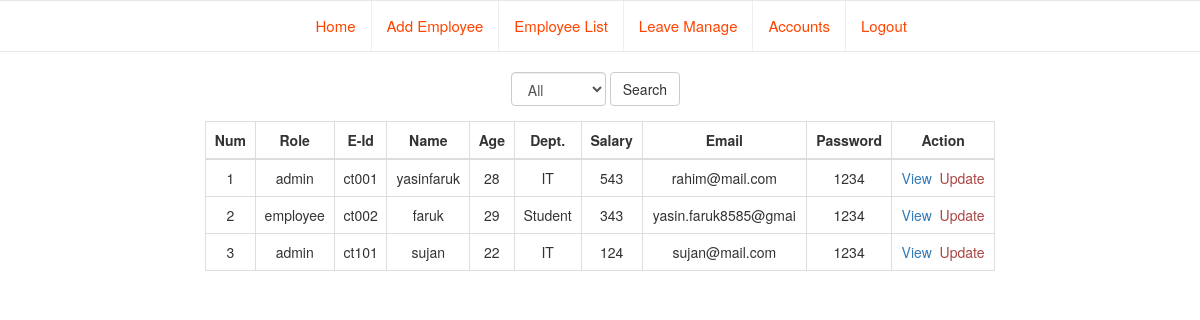
Page /employee_list.php on the earlier database version.
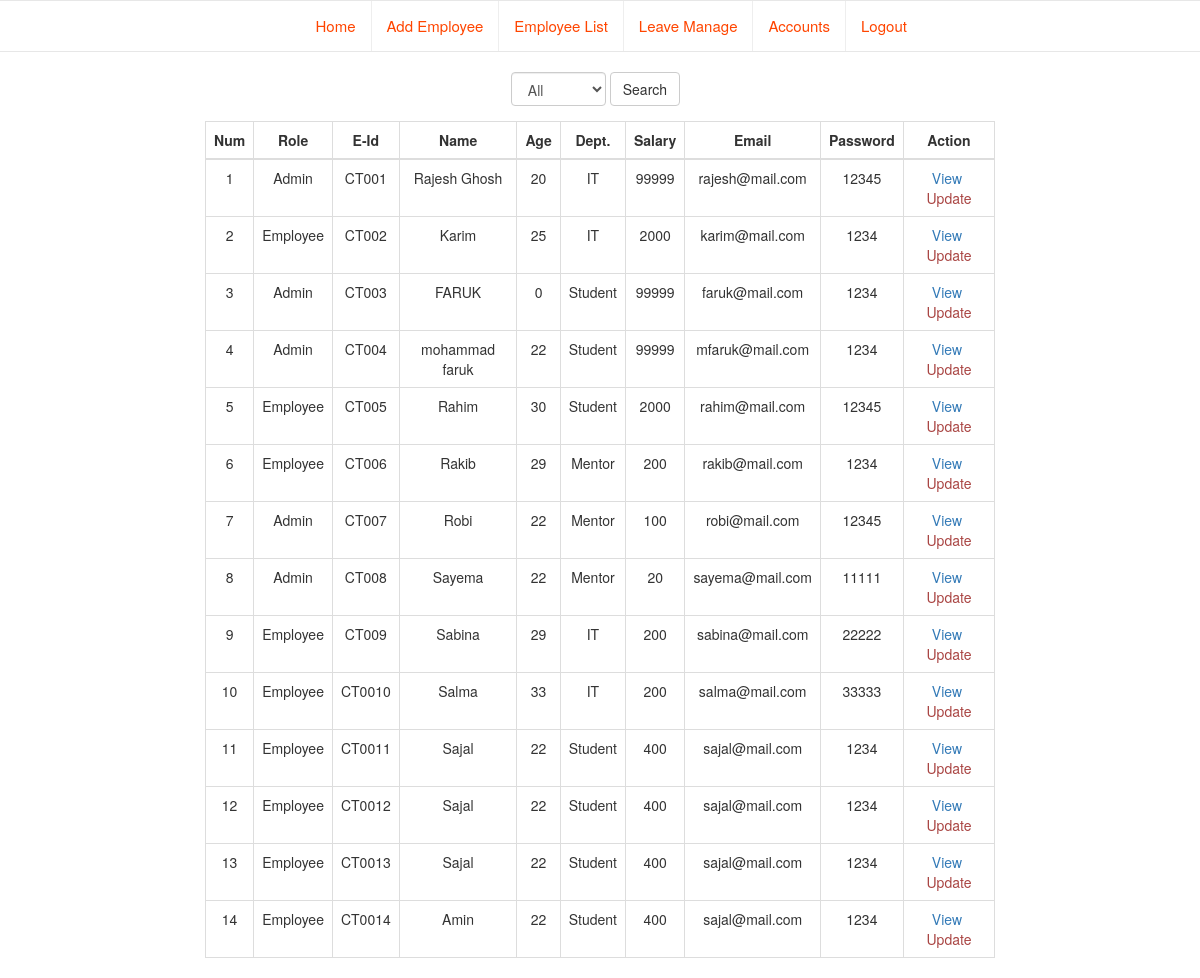
Same page on the later database version.
### tables this page shows
CREATE TABLE IF NOT EXISTS `add_employee` (
`id` int(11) NOT NULL,
  `role_employee` varchar(20) NOT NULL,
  `e_id` varchar(10) NOT NULL,
  `name` varchar(20) NOT NULL,
  `age` varchar(3) NOT NULL,
  `department` varchar(10) NOT NULL,
  `salary` varchar(5) NOT NULL,
  `image` varchar(20) NOT NULL,
  `total_leave` int(3) NOT NULL,
  `email` varchar(20) NOT NULL,
  `password` varchar(20) NOT NULL
);

### employee_list.php (the view, shortened to what this page needs)
<?php
include('navbar.php');
include('pdo.php');
include('database.php');
$dbconnection = $connection_object->connection('localhost', $dbusername, $dbpassword, $dbname);
if (isset($_POST['search']) && ($_POST['department'] == 'IT')) {
    $view = "SELECT * FROM `add_employee` WHERE department='IT' ";
    $data = $dbconnection->query($view);
} elseif (isset($_POST['search']) && ($_POST['department'] == 'student')) {
    $view = "SELECT * FROM `add_employee` WHERE department='Student' ";
    $data = $dbconnection->query($view);
} elseif (isset($_POST['search']) && ($_POST['department'] == 'mentor')) {
    $view = "SELECT * FROM `add_employee` WHERE department='Mentor' ";
    $data = $dbconnection->query($view);
} elseif (isset($_POST['search']) && ($_POST['department'] == 'all')) {
    $view = "SELECT * FROM `add_employee` ";
    $data = $dbconnection->query($view);
} else {
    $view = "SELECT * FROM add_employee ";
    $data = $dbconnection->query($view);
}
?>
<!doctype html>
<html lang="en">
    <head>
        <link rel="stylesheet" href="css/bootstrap.min.css">
    </head>
    <body>
        <div class="row">
            <div class="col-md-7 col-md-offset-2">
                <form action="#" method="POST" role="form" class="form-inline select-form">
                    <div class="row">
                        <div class="col-md-4"></div>
                        <div class="col-md-6">
                            <div class="form-group">
                                <select name="department" class="form-control" id="select">
                                    <option value="all">All</option>
                                </select>
                                <button type="submit" name="search" class="btn btn-default">Search</button>
                            </div>
                        </div>
                    </div>
                </form>
            </div>
            <div class="col-md-8 col-md-offset-2">
                <table class="table table-bordered table-hover">
                    <thead class="text-center">
                        <tr>
                            <th class="text-center">Num</th>
                            <th class="text-center">Role</th>
                            <th class="text-center">E-Id</th>
                            <th class="text-center">Name</th>
                            <th class="text-center">Age</th>
                            <th class="text-center">Dept.</th>
                            <th class="text-center">Salary</th>
                            <th class="text-center">Email</th>
                            <th class="text-center">Password</th>
                            <th class="text-center">Action</th>
                        </tr>
                    </thead>
                    <tbody>
<?php
$x = 0;
while ($row = $data->fetch(PDO::FETCH_ASSOC)) {
    $x++;
    ?>
                            <tr class="text-center">
                                <td><?php echo $x; ?></td>
                                <td><?php echo $row['role_employee'] ?></td>
                                <td><?php echo $row['e_id'] ?></td>
                                <td><?php echo $row['name'] ?></td>
                                <td><?php echo $row['age'] ?></td>
                                <td><?php echo $row['department'] ?></td>
                                <td><?php echo $row['salary'] ?></td>
                                <td><?php echo $row['email'] ?></td>
                                <td><?php echo $row['password'] ?></td>
                                <td>
                                    <span><a href="single_employee_data.php?e_id=<?php echo $row['e_id'] ?>" style="text-decoration:                                       none;">View</a></span>&nbsp;
                                    <span><a class="text-danger" href="update_employee.php?e_id=<?php echo $row['e_id'] ?>" style="                                        text-decoration: none;">Update</a></span>
                                </td>
                            </tr>
<?php } ?>
                    </tbody>
                </table>
            </div>
        </div>
    </body>
</html>

### navbar.php (shortened to what this page needs)
<!doctype html>
<html lang="en">
<head>
    <link rel="stylesheet" href="css/bootstrap.min.css">
</head>
<body>
    <div class="row">
        <nav class="navbar navbar-default" role="navigation" id="navigation">
        	<div class="collapse navbar-collapse navbar-ex1-collapse" id="navigation">
        		<ul class="nav navbar-nav">
        			<li><a href="#">Home</a></li>
                                <li><a href="add_employee.php">Add Employee</a></li>
                                <li><a href="employee_list.php">Employee List</a></li>
                                <li><a href="leave_management.php">Leave Manage</a></li>
                                <li><a href="accounts.php">Accounts</a></li>
                                <li><a href="logout.php">Logout</a></li>
        		</ul>
        	</div>
        </nav>
    </div>
</body>
</html>

### navbar.php (style rules this page uses)
#navigation { background: white; color: white; }
#navigation > ul { margin-left: 25%; position: relative; }
#navigation > ul > li { border-left: 1px solid #eeeeee; display: block; }
#navigation > ul > li:first-child { border-left: none; }
#navigation > ul > li > a { color: orangered; transition: 0.3s; -webkit-transition: 0.3s; font-size: 15px; }
#navigation > ul > li::after { -webkit-justify-content: ''; left: 0; background: orangered; height: 20px; width: 100%; position: absolute; }

### employee_list.php (style rules this page uses)
.select-form { margin-bottom: 15px; margin-left: 100px; }

Differences in the rows shown:
changed add_employee: role_employee "admin" → "Admin"; e "ct001" → "CT001"; name "yasinfaruk" → "Rajesh Ghosh"; age "28" → "20"; salary "543" → "99999"; email "rahim@mail.com" → "rajesh@mail.com"; password "1234" → "12345"
changed add_employee: role_employee "employee" → "Employee"; e "ct002" → "CT002"; name "faruk" → "Karim"; age "29" → "25"; department "Student" → "IT"; salary "343" → "2000"; email "yasin.faruk8585@gmai" → "karim@mail.com"
changed add_employee: role_employee "admin" → "Admin"; e "ct101" → "CT003"; name "sujan" → "FARUK"; age "22" → "0"; department "IT" → "Student"; salary "124" → "99999"; email "sujan@mail.com" → "faruk@mail.com"
added add_employee: role_employee "Admin", e "CT004", name "mohammad faruk", age "22", department "Student", salary "99999", email "mfaruk@mail.com", password "1234"
added add_employee: role_employee "Employee", e "CT005", name "Rahim", age "30", department "Student", salary "2000", email "rahim@mail.com", password "12345"
added add_employee: role_employee "Employee", e "CT006", name "Rakib", age "29", department "Mentor", salary "200", email "rakib@mail.com", password "1234"
added add_employee: role_employee "Admin", e "CT007", name "Robi", age "22", department "Mentor", salary "100", email "robi@mail.com", password "12345"
added add_employee: role_employee "Admin", e "CT008", name "Sayema", age "22", department "Mentor", salary "20", email "sayema@mail.com", password "11111"
added add_employee: role_employee "Employee", e "CT009", name "Sabina", age "29", department "IT", salary "200", email "sabina@mail.com", password "22222"
added add_employee: role_employee "Employee", e "CT0010", name "Salma", age "33", department "IT", salary "200", email "salma@mail.com", password "33333"
added add_employee: role_employee "Employee", e "CT0011", name "Sajal", age "22", department "Student", salary "400", email "sajal@mail.com", password "1234"
added add_employee: role_employee "Employee", e "CT0012", name "Sajal", age "22", department "Student", salary "400", email "sajal@mail.com", password "1234"
added add_employee: role_employee "Employee", e "CT0013", name "Sajal", age "22", department "Student", salary "400", email "sajal@mail.com", password "1234"
added add_employee: role_employee "Employee", e "CT0014", name "Amin", age "22", department "Student", salary "400", email "sajal@mail.com", password "1234"
